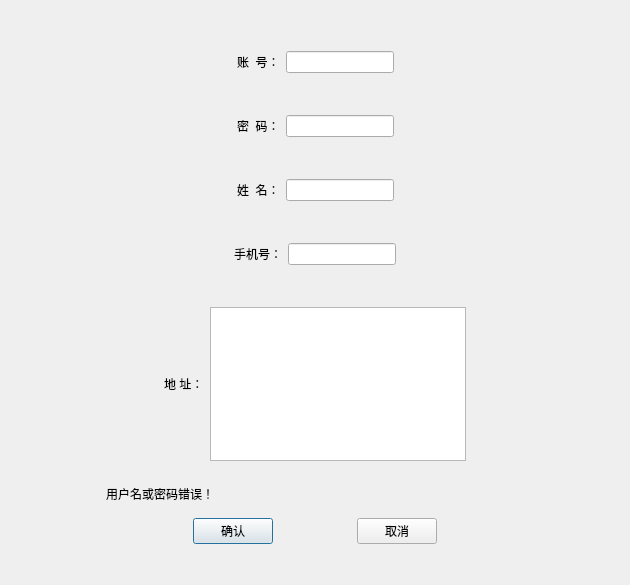
<?xml version="1.0" encoding="UTF-8"?>
<ui version="4.0">
 <class>RegisterWindow</class>
 <widget class="QDialog" name="RegisterWindow">
  <property name="windowModality">
   <enum>Qt::WindowModal</enum>
  </property>
  <property name="geometry">
   <rect>
    <x>0</x>
    <y>0</y>
    <width>630</width>
    <height>585</height>
   </rect>
  </property>
  <property name="windowTitle">
   <string>Dialog</string>
  </property>
  <layout class="QHBoxLayout" name="horizontalLayout">
   <item>
    <spacer name="horizontalSpacer_16">
     <property name="orientation">
      <enum>Qt::Horizontal</enum>
     </property>
     <property name="sizeHint" stdset="0">
      <size>
       <width>47</width>
       <height>20</height>
      </size>
     </property>
    </spacer>
   </item>
   <item>
    <widget class="QWidget" name="widget_7" native="true">
     <layout class="QGridLayout" name="gridLayout">
      <item row="4" column="0">
       <spacer name="verticalSpacer_2">
        <property name="orientation">
         <enum>Qt::Vertical</enum>
        </property>
        <property name="sizeHint" stdset="0">
         <size>
          <width>20</width>
          <height>40</height>
         </size>
        </property>
       </spacer>
      </item>
      <item row="3" column="0">
       <widget class="QWidget" name="widget_2" native="true">
        <layout class="QVBoxLayout" name="verticalLayout">
         <item>
          <widget class="QWidget" name="widget_8" native="true">
           <layout class="QHBoxLayout" name="horizontalLayout_8">
            <item>
             <spacer name="horizontalSpacer_6">
              <property name="orientation">
               <enum>Qt::Horizontal</enum>
              </property>
              <property name="sizeHint" stdset="0">
               <size>
                <width>75</width>
                <height>40</height>
               </size>
              </property>
             </spacer>
            </item>
            <item>
             <widget class="QWidget" name="widget_9" native="true">
              <layout class="QHBoxLayout" name="horizontalLayout_7">
               <item>
                <widget class="QLabel" name="label_8">
                 <property name="text">
                  <string>账  号：</string>
                 </property>
                </widget>
               </item>
               <item>
                <widget class="QLineEdit" name="Username_Line">
                 <property name="locale">
                  <locale language="English" country="UnitedStates"/>
                 </property>
                </widget>
               </item>
              </layout>
             </widget>
            </item>
            <item>
             <spacer name="horizontalSpacer_7">
              <property name="orientation">
               <enum>Qt::Horizontal</enum>
              </property>
              <property name="sizeHint" stdset="0">
               <size>
                <width>74</width>
                <height>40</height>
               </size>
              </property>
             </spacer>
            </item>
           </layout>
          </widget>
         </item>
         <item>
          <widget class="QWidget" name="widget_10" native="true">
           <layout class="QHBoxLayout" name="horizontalLayout_9">
            <item>
             <spacer name="horizontalSpacer_8">
              <property name="orientation">
               <enum>Qt::Horizontal</enum>
              </property>
              <property name="sizeHint" stdset="0">
               <size>
                <width>40</width>
                <height>40</height>
               </size>
              </property>
             </spacer>
            </item>
            <item>
             <widget class="QWidget" name="widget_11" native="true">
              <layout class="QHBoxLayout" name="horizontalLayout_10">
               <item>
                <widget class="QLabel" name="label_9">
                 <property name="text">
                  <string>密  码：</string>
                 </property>
                </widget>
               </item>
               <item>
                <widget class="QLineEdit" name="Password_Line">
                 <property name="echoMode">
                  <enum>QLineEdit::Password</enum>
                 </property>
                </widget>
               </item>
              </layout>
             </widget>
            </item>
            <item>
             <spacer name="horizontalSpacer_9">
              <property name="orientation">
               <enum>Qt::Horizontal</enum>
              </property>
              <property name="sizeHint" stdset="0">
               <size>
                <width>40</width>
                <height>40</height>
               </size>
              </property>
             </spacer>
            </item>
           </layout>
          </widget>
         </item>
         <item>
          <widget class="QWidget" name="widget_12" native="true">
           <layout class="QHBoxLayout" name="horizontalLayout_11">
            <item>
             <spacer name="horizontalSpacer_10">
              <property name="orientation">
               <enum>Qt::Horizontal</enum>
              </property>
              <property name="sizeHint" stdset="0">
               <size>
                <width>40</width>
                <height>40</height>
               </size>
              </property>
             </spacer>
            </item>
            <item>
             <widget class="QWidget" name="widget_13" native="true">
              <layout class="QHBoxLayout" name="horizontalLayout_12">
               <item>
                <widget class="QLabel" name="label_10">
                 <property name="text">
                  <string>姓  名：</string>
                 </property>
                </widget>
               </item>
               <item>
                <widget class="QLineEdit" name="Name_Line"/>
               </item>
              </layout>
             </widget>
            </item>
            <item>
             <spacer name="horizontalSpacer_11">
              <property name="orientation">
               <enum>Qt::Horizontal</enum>
              </property>
              <property name="sizeHint" stdset="0">
               <size>
                <width>40</width>
                <height>40</height>
               </size>
              </property>
             </spacer>
            </item>
           </layout>
          </widget>
         </item>
         <item>
          <widget class="QWidget" name="widget_14" native="true">
           <layout class="QHBoxLayout" name="horizontalLayout_13">
            <item>
             <spacer name="horizontalSpacer_12">
              <property name="orientation">
               <enum>Qt::Horizontal</enum>
              </property>
              <property name="sizeHint" stdset="0">
               <size>
                <width>40</width>
                <height>40</height>
               </size>
              </property>
             </spacer>
            </item>
            <item>
             <widget class="QWidget" name="widget_15" native="true">
              <layout class="QHBoxLayout" name="horizontalLayout_14">
               <item>
                <widget class="QLabel" name="label_11">
                 <property name="text">
                  <string>手机号：</string>
                 </property>
                </widget>
               </item>
               <item>
                <widget class="QLineEdit" name="PhoneNum_Line"/>
               </item>
              </layout>
             </widget>
            </item>
            <item>
             <spacer name="horizontalSpacer_13">
              <property name="orientation">
               <enum>Qt::Horizontal</enum>
              </property>
              <property name="sizeHint" stdset="0">
               <size>
                <width>40</width>
                <height>40</height>
               </size>
              </property>
             </spacer>
            </item>
           </layout>
          </widget>
         </item>
         <item>
          <widget class="QWidget" name="widget_16" native="true">
           <layout class="QHBoxLayout" name="horizontalLayout_4">
            <item>
             <spacer name="horizontalSpacer_14">
              <property name="orientation">
               <enum>Qt::Horizontal</enum>
              </property>
              <property name="sizeHint" stdset="0">
               <size>
                <width>40</width>
                <height>40</height>
               </size>
              </property>
             </spacer>
            </item>
            <item>
             <widget class="QWidget" name="widget_17" native="true">
              <layout class="QHBoxLayout" name="horizontalLayout_3">
               <item>
                <widget class="QLabel" name="label_Addr">
                 <property name="text">
                  <string>地 址：</string>
                 </property>
                </widget>
               </item>
               <item>
                <widget class="QTextEdit" name="Addr_Line"/>
               </item>
              </layout>
             </widget>
            </item>
            <item>
             <spacer name="horizontalSpacer_15">
              <property name="orientation">
               <enum>Qt::Horizontal</enum>
              </property>
              <property name="sizeHint" stdset="0">
               <size>
                <width>40</width>
                <height>40</height>
               </size>
              </property>
             </spacer>
            </item>
           </layout>
          </widget>
         </item>
         <item>
          <widget class="QLabel" name="Input_Error">
           <property name="enabled">
            <bool>true</bool>
           </property>
           <property name="text">
            <string>用户名或密码错误！</string>
           </property>
          </widget>
         </item>
         <item>
          <widget class="QWidget" name="widget_6" native="true">
           <layout class="QHBoxLayout" name="horizontalLayout_5">
            <item>
             <spacer name="horizontalSpacer">
              <property name="orientation">
               <enum>Qt::Horizontal</enum>
              </property>
              <property name="sizeHint" stdset="0">
               <size>
                <width>69</width>
                <height>20</height>
               </size>
              </property>
             </spacer>
            </item>
            <item>
             <widget class="QPushButton" name="btn_Confirm">
              <property name="text">
               <string>确认</string>
              </property>
             </widget>
            </item>
            <item>
             <spacer name="horizontalSpacer_2">
              <property name="orientation">
               <enum>Qt::Horizontal</enum>
              </property>
              <property name="sizeHint" stdset="0">
               <size>
                <width>68</width>
                <height>20</height>
               </size>
              </property>
             </spacer>
            </item>
            <item>
             <widget class="QPushButton" name="btn_Cancel">
              <property name="text">
               <string>取消</string>
              </property>
             </widget>
            </item>
            <item>
             <spacer name="horizontalSpacer_3">
              <property name="orientation">
               <enum>Qt::Horizontal</enum>
              </property>
              <property name="sizeHint" stdset="0">
               <size>
                <width>69</width>
                <height>20</height>
               </size>
              </property>
             </spacer>
            </item>
           </layout>
          </widget>
         </item>
        </layout>
       </widget>
      </item>
      <item row="0" column="0">
       <spacer name="verticalSpacer">
        <property name="orientation">
         <enum>Qt::Vertical</enum>
        </property>
        <property name="sizeHint" stdset="0">
         <size>
          <width>20</width>
          <height>40</height>
         </size>
        </property>
       </spacer>
      </item>
      <item row="1" column="0">
       <spacer name="verticalSpacer_3">
        <property name="orientation">
         <enum>Qt::Vertical</enum>
        </property>
        <property name="sizeHint" stdset="0">
         <size>
          <width>20</width>
          <height>40</height>
         </size>
        </property>
       </spacer>
      </item>
      <item row="5" column="0">
       <spacer name="verticalSpacer_4">
        <property name="orientation">
         <enum>Qt::Vertical</enum>
        </property>
        <property name="sizeHint" stdset="0">
         <size>
          <width>20</width>
          <height>40</height>
         </size>
        </property>
       </spacer>
      </item>
      <item row="2" column="0">
       <spacer name="verticalSpacer_5">
        <property name="orientation">
         <enum>Qt::Vertical</enum>
        </property>
        <property name="sizeHint" stdset="0">
         <size>
          <width>20</width>
          <height>40</height>
         </size>
        </property>
       </spacer>
      </item>
     </layout>
    </widget>
   </item>
   <item>
    <spacer name="horizontalSpacer_17">
     <property name="orientation">
      <enum>Qt::Horizontal</enum>
     </property>
     <property name="sizeHint" stdset="0">
      <size>
       <width>46</width>
       <height>20</height>
      </size>
     </property>
    </spacer>
   </item>
  </layout>
 </widget>
 <resources/>
 <connections/>
</ui>
